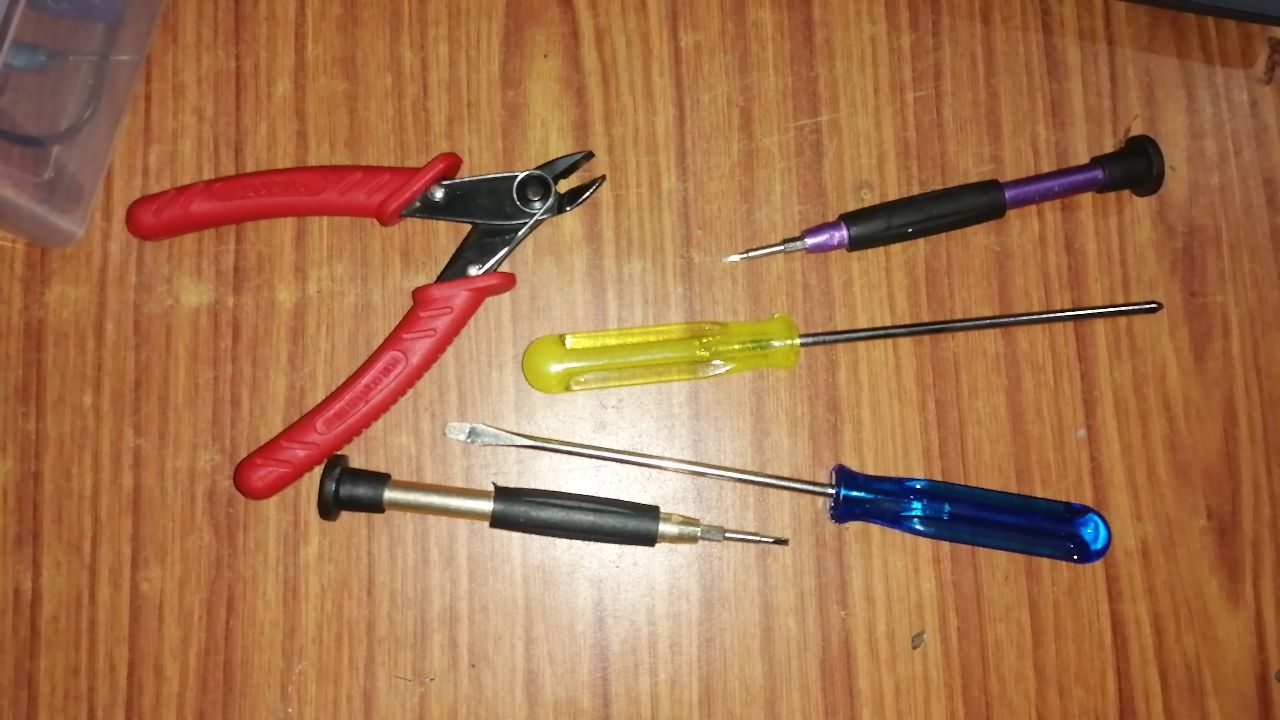
#> input picture DATA/tools_set.jpg, 1280 x 720 px
$ jupyter execute 05-Object-Detection-Assessment.ipynb   (shell and % lines are left out)
#> lines starting #> are read from the running program, lines starting #| are printed output that depends on the picture
# Object Detection

**Without Haar Cascade using template**

[cell 1]
#import library
import cv2
import matplotlib.pyplot as plt

[cell 2]
#open Whole Tools Image
tools_set_img = cv2.imread("DATA/tools_set.jpg")
#> tools_set_img is the input picture: shape (720, 1280, 3); mean B, G, R 77.5, 115.3, 166.5
tools_set_img = cv2.cvtColor(tools_set_img,cv2.COLOR_BGR2RGB)

#open screw Driver Image
yellow_screwdriver = cv2.imread("DATA/yellow_screwdriver.jpg")
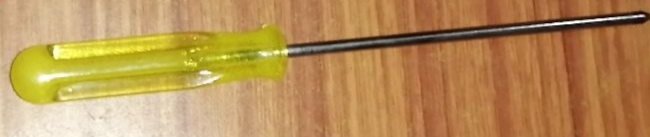
#> input picture DATA/yellow_screwdriver.jpg, 650 x 137 px
#> yellow_screwdriver is the input picture: shape (137, 650, 3); mean B, G, R 87.9, 144.7, 184.7
yellow_screwdriver = cv2.cvtColor(yellow_screwdriver,cv2.COLOR_BGR2RGB)

[cell 3]
#Take Height And Width of screw driver image into variables
height, width , channels = yellow_screwdriver.shape
#> height = 137; width = 650; channels = 3

**Useful Methoths To match template**
cv2.TM_CCOEFF
cv2.TM_CCOEFF_NORMED
cv2.TM_CCORR
cv2.TM_CCORR_NORMED
cv2.TM_SQDIFF
cv2.TM_SQDIFF_NORMED

[cell 4]
# Match Small Portion Of Large Image
result = cv2.matchTemplate(tools_set_img,yellow_screwdriver,cv2.TM_CCOEFF_NORMED)
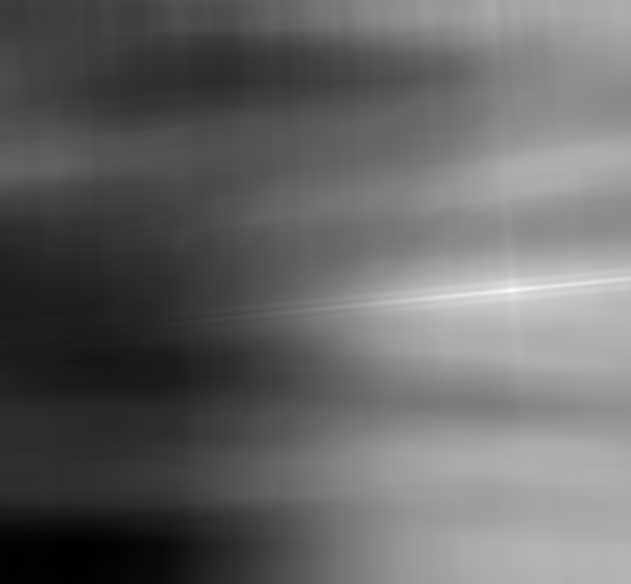
#> result: shape (584, 631) float32; min -0.612, max 0.993, mean 0.0316; drawn with min black and max white

#Get the min and max location point reference to draw rectangle
min_val,max_val, min_loc, max_loc = cv2.minMaxLoc(result)
#> min_val = -0.612; max_val = 0.993; min_loc = (62, 555); max_loc = (512, 290)

[cell 5]
# Draw Rectangle Over Image
rect_top_left = max_loc
#> rect_top_left = (512, 290)
rect_bottom_right = (rect_top_left[0]+width,rect_top_left[1]+height)
#> rect_bottom_right = (1162, 427)

cv2.rectangle(tools_set_img,rect_top_left,rect_bottom_right,255,10)
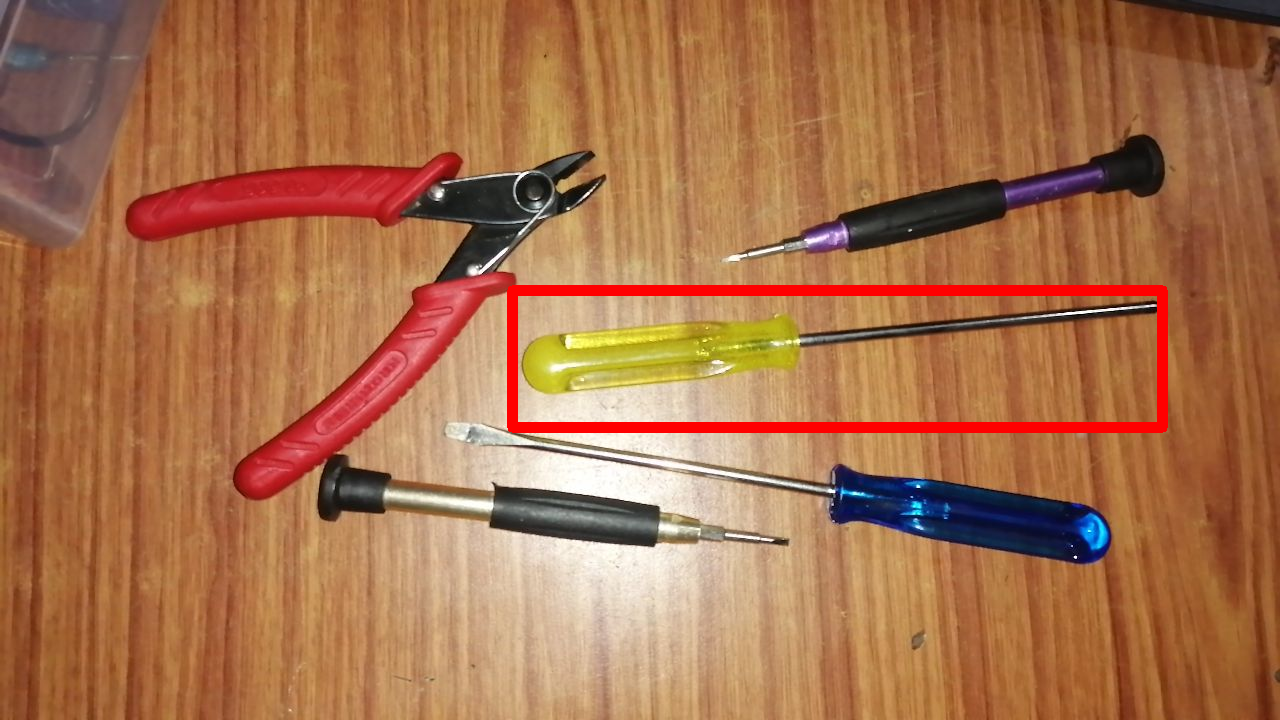
#> tools_set_img: shape (720, 1280, 3); mean R, G, B 167.7, 112.5, 75.5

# plot Image and result
plt.figure(figsize=(12,8))
plt.subplot(121)
plt.imshow(result)
plt.title("Result Image")


plt.subplot(122)
plt.imshow(tools_set_img)
plt.title("Output Image")
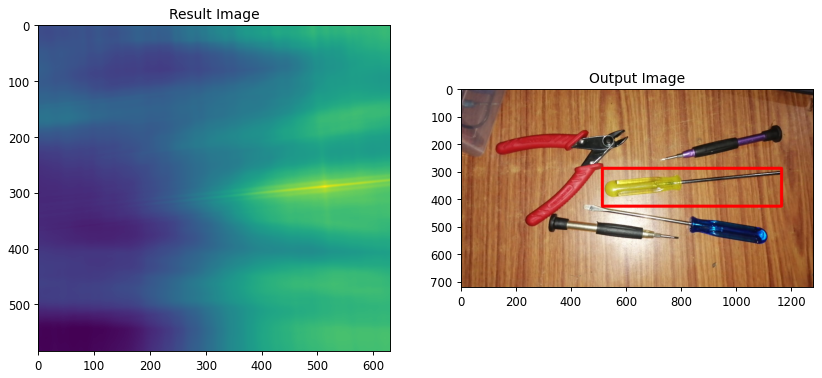
#> figure drawn by matplotlib, 2 panels

## Russian License Plate Blurring

Welcome to your object detection project! Your goal will be to use Haar Cascades to blur license plates detected in an image!

Russians are famous for having some of the most entertaining DashCam footage on the internet (I encourage you to Google Search "Russian DashCam"). Unfortunately a lot of the footage contains license plates, perhaps we could help out and create a license plat blurring tool?

OpenCV comes with a Russian license plate detector .xml file that we can use like we used the face detection files (unfortunately, it does not come with license detectors for other countries!)

----

#### 3 Ways to Approach this project:
* Just go for it! Use the image under the DATA folder called car_plate.jpg and create a function that will blur the image of its license plate. Check out the Haar Cascades folder for the correct pre-trained .xml file to use.
* Use this notebook! Here we offer a guide of what main steps you should take to complete the project.
* Jump to the solutions notebook and video to treat this entire project as code-along project where you can code along with us.

## Project Guide

Follow and complete the tasks below to finish the project!

**TASK: Import the usual libraries you think you'll need.**

[cell 6]
#import library
import cv2
import matplotlib.pyplot as plt
import numpy as np

**TASK: Read in the car_plate.jpg file from the DATA folder.**

[cell 7]
img = cv2.imread("DATA/car_plate.jpg")
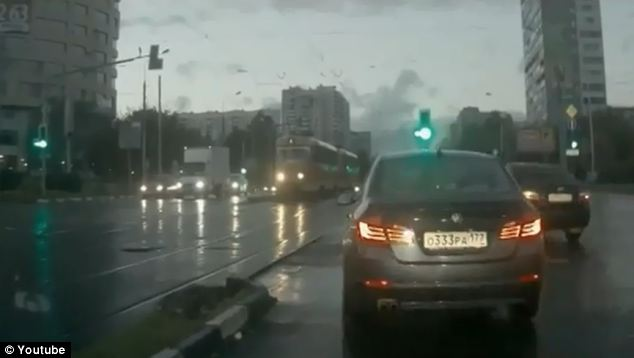
#> input picture DATA/car_plate.jpg, 634 x 358 px
#> img is the input picture: shape (358, 634, 3); mean B, G, R 90.3, 96.9, 88.7
img = cv2.cvtColor(img,cv2.COLOR_BGR2RGB)

**TASK: Create a function that displays the image in a larger scale and correct coloring for matplotlib.**

[cell 8]
def display(img):
    plt.figure(figsize=(12,8))
    plt.subplot(111)
    plt.imshow(img)

[cell 9]
display(img)

**TASK: Load the haarcascade_russian_plate_number.xml file.**

[cell 10]
plate_cascade = cv2.CascadeClassifier("DATA/haarcascades/haarcascade_russian_plate_number.xml")

**TASK: Create a function that takes in an image and draws a rectangle around what it detects to be a license plate. Keep in mind we're just drawing a rectangle around it for now, later on we'll adjust this function to blur. You may want to play with the scaleFactor and minNeighbor numbers to get good results.**

[cell 11]
plate_img1 = img.copy()
plate_rects = plate_cascade.detectMultiScale(plate_img1,scaleFactor=1.3, minNeighbors=3)
#> plate_rects = [[419, 226, 78, 26]]

# get 4 properties of number plate
for (x,y,w,h) in plate_rects:
    cv2.rectangle(plate_img1,(x,y),(x+w,y+h),(255,0,0),5)
#> this loop made 1 pass
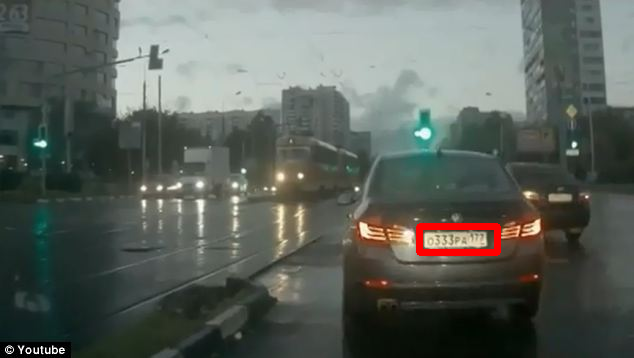
#> plate_img1: shape (358, 634, 3); mean R, G, B 89.8, 96.4, 89.9

[cell 12]
display(plate_img1)

**FINAL TASK: Edit the function so that is effectively blurs the detected plate, instead of just drawing a rectangle around it. Here are the steps you might want to take:**

1. The hardest part is converting the (x,y,w,h) information into the dimension values you need to grab an ROI (somethign we covered in the lecture 01-Blending-and-Pasting-Images. It's simply [Numpy Slicing](https://stackoverflow.com/questions/15589517/how-to-crop-an-image-in-opencv-using-python), you just need to convert the information about the top left corner of the rectangle and width and height, into indexing position values.
2. Once you've grabbed the ROI using the (x,y,w,h) values returned, you'll want to blur that ROI. You can use cv2.medianBlur for this.
3. Now that you have a blurred version of the ROI (the license plate) you will want to paste this blurred image back on to the original image at the same original location. Simply using Numpy indexing and slicing to reassign that area of the original image to the blurred roi.

[cell 13]
plate_img2 = img.copy()

plate_rects = plate_cascade.detectMultiScale(plate_img2,scaleFactor=1.3, minNeighbors=3)

for (x,y,w,h) in plate_rects:
    # crop the detected Area
    crop_selection = plate_img2[y:y+h,x:x+w]
    # Blur the Cropped Image
    blur_cropped = cv2.medianBlur(crop_selection,11)

    # Paste Blurred Section To Original Image
    plate_img2[y:y+h,x:x+w] = blur_cropped
#> this loop made 1 pass
#> pass 1, `crop_selection = plate_img2[y:y+h,x:x+w]`:
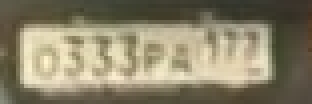
#> crop_selection: shape (26, 78, 3) (shown 4 times larger); mean R, G, B 138.6, 130.8, 105.9
#> pass 1, `blur_cropped = cv2.medianBlur(crop_selection,11)`:
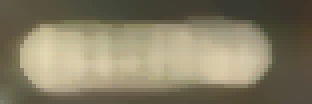
#> blur_cropped: shape (26, 78, 3) (shown 4 times larger); mean R, G, B 132.9, 125, 100.8
#> after the loop:
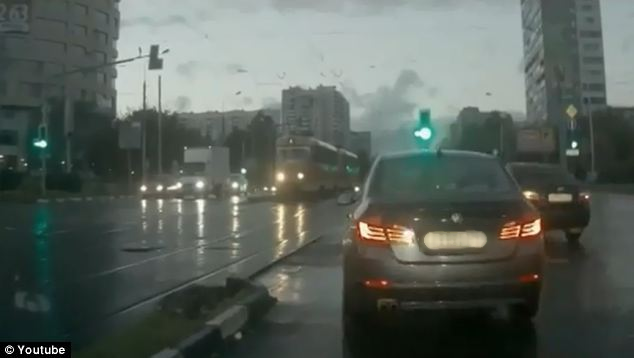
#> plate_img2: shape (358, 634, 3); mean R, G, B 88.7, 96.8, 90.2
